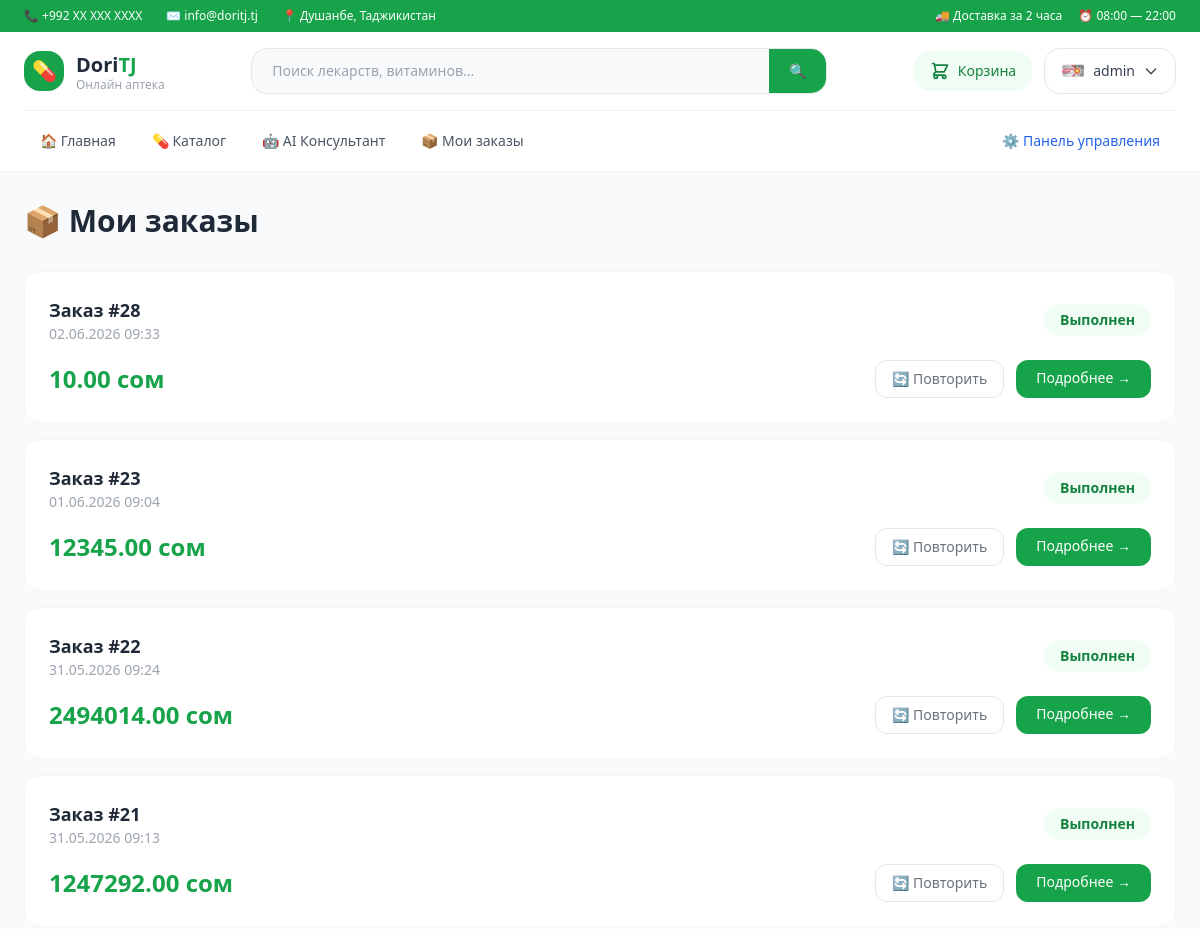
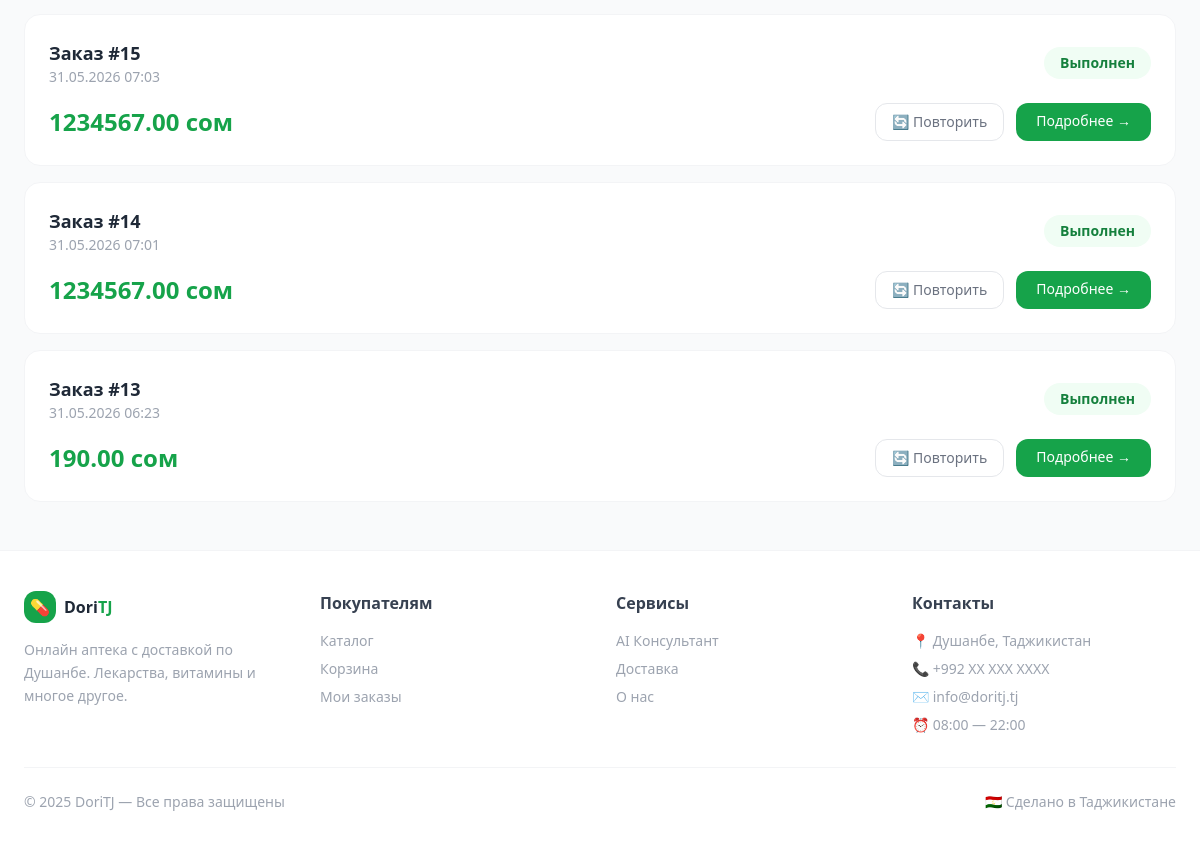
The page /orders/my-orders/ (signed in) on the database its author committed (2 pictures, top to bottom).
### accounts/models.py (models this page shows, shortened)
class User(AbstractUser):
    phone = models.CharField(max_length=20, blank=True)
    address = models.TextField(blank=True)
    birth_date = models.DateField(null=True, blank=True)
    avatar = models.ImageField(upload_to='avatars/', blank=True)
    age = models.PositiveIntegerField(null=True, blank=True)
    is_courier = models.BooleanField(default=False)
    is_manager = models.BooleanField(default=False)

### orders/models.py (models this page shows, shortened)
class Order(models.Model):
    STATUS_CHOICES = [
        ('pending', 'Ожидает'),
        ('confirmed', 'Подтверждён'),
        ('delivering', 'Доставляется'),
        ('done', 'Выполнен'),
        ('cancelled', 'Отменён'),
    ]
    PAYMENT_CHOICES = [
        ('cash', 'Наличными'),
        ('card', 'Картой'),
    ]
    user = models.ForeignKey(settings.AUTH_USER_MODEL, on_delete=models.CASCADE)
    address = models.TextField()
    status = models.CharField(max_length=20, choices=STATUS_CHOICES, default='pending')
    total = models.DecimalField(max_digits=10, decimal_places=2)
    prescription = models.ImageField(upload_to='prescriptions/', blank=True, null=True)
    created_at = models.DateTimeField(auto_now_add=True)
    courier_token = models.CharField(max_length=64, blank=True)
    payment_method = models.CharField(
        max_length=10,
        choices=PAYMENT_CHOICES,
        default='cash'
    )

### orders/views.py (the view)
# urls.py: path('my-orders/', views.my_orders, name='my_orders'),
@login_required
def my_orders(request):
    orders = Order.objects.filter(
        user=request.user
    ).order_by('-created_at')
    return render(request, 'my_orders.html', {'orders': orders})

### accounts/backend.py (called while the page is built)
    def get_user(self, user_id):
        try:
            return User.objects.get(pk=user_id)
        except User.DoesNotExist:
            return None

### templates/my_orders.html (shortened to what this page needs)
{% extends 'base.html' %}
{% block content %}
<h1 class="text-3xl font-bold text-gray-800 mb-8">📦 Мои заказы</h1>
{% for order in orders %}
<div class="bg-white rounded-2xl border border-gray-100 p-6 mb-4 hover:shadow-md transition">
    <div class="flex items-center justify-between mb-4">
        <div>
            <h3 class="font-bold text-gray-800 text-lg">Заказ #{{ order.pk }}</h3>
            <p class="text-gray-400 text-sm">{{ order.created_at|date:"d.m.Y H:i" }}</p>
        </div>
        <span class="px-4 py-1.5 rounded-full text-sm font-semibold
            {% if order.status == 'done' %}bg-green-50 text-green-700
            {% elif order.status == 'cancelled' %}bg-red-50 text-red-600
            {% elif order.status == 'delivering' %}bg-blue-50 text-blue-700
            {% else %}bg-orange-50 text-orange-600{% endif %}">
            {{ order.get_status_display }}
        </span>
    </div>
    <div class="flex items-center justify-between">
        <p class="text-2xl font-bold text-green-600">{{ order.total }} сом</p>
        <div class="flex gap-3">
            <a href="/orders/order/{{ order.pk }}/repeat/"
               class="text-sm text-gray-500 hover:text-green-600 border border-gray-200 px-4 py-2 rounded-xl hover:border-green-400 transition">
                🔄 Повторить
            </a>
            <a href="/orders/order/{{ order.pk }}/"
               class="text-sm bg-green-600 text-white px-5 py-2 rounded-xl hover:bg-green-700 transition">
                Подробнее →
            </a>
        </div>
    </div>
</div>
{% empty %}
<div class="text-center py-24">
    <div class="text-8xl mb-6">📦</div>
    <h2 class="text-2xl font-bold text-gray-700 mb-3">Заказов пока нет</h2>
    <a href="/catalog/" class="bg-green-600 text-white font-bold px-10 py-4 rounded-2xl hover:bg-green-700 transition text-lg">Перейти в каталог</a>
</div>
{% endfor %}
{% endblock %}

### templates/base.html (shortened to what this page needs)
<!DOCTYPE html>
<html lang="ru">
<head>
    <script src="https://cdn.tailwindcss.com"></script>
</head>
<body class="bg-gray-50 text-gray-800 min-h-screen flex flex-col">
<div class="bg-green-600 text-white text-xs py-2 px-6">
    <div class="max-w-7xl mx-auto flex items-center justify-between">
        <div class="flex items-center gap-6">
            <span>📞 +992 XX XXX XXXX</span>
            <span>✉️ info@doritj.tj</span>
            <span>📍 Душанбе, Таджикистан</span>
        </div>
        <div class="flex items-center gap-4">
            <span>🚚 Доставка за 2 часа</span>
            <span>⏰ 08:00 — 22:00</span>
        </div>
    </div>
</div>
<header class="bg-white shadow-sm sticky top-0 z-50">
    <div class="max-w-7xl mx-auto px-6">
        <div class="flex items-center justify-between py-4 border-b border-gray-100">
            <a href="{% url 'home' %}" class="flex items-center gap-3">
                <div class="w-10 h-10 bg-green-600 rounded-2xl flex items-center justify-center text-white text-xl">
                    💊
                </div>
                <div>
                    <span class="text-xl font-extrabold text-gray-800">Dori</span><span class="text-xl font-extrabold text-green-600">TJ</span>
                    <p class="text-xs text-gray-400 leading-none">Онлайн аптека</p>
                </div>
            </a>
            <form method="GET" action="{% url 'catalog' %}"
                  class="hidden md:flex flex-1 max-w-xl mx-8">
                <div class="flex w-full bg-gray-50 border border-gray-200 rounded-2xl overflow-hidden focus-within:border-green-400 focus-within:bg-white transition">
                    <input type="text" name="search"
                           placeholder="Поиск лекарств, витаминов..."
                           class="flex-1 bg-transparent px-5 py-3 text-sm focus:outline-none">
                    <button type="submit"
                            class="bg-green-600 text-white px-5 py-3 hover:bg-green-700 transition text-sm font-medium">
                        🔍
                    </button>
                </div>
            </form>
            <div class="flex items-center gap-3">
                {% if user.is_authenticated %}
                <a href="{% url 'cart' %}"
                   class="relative flex items-center gap-2 bg-green-50 text-green-700 px-4 py-2.5 rounded-2xl hover:bg-green-100 transition">
                    <svg class="w-5 h-5" fill="none" stroke="currentColor" viewBox="0 0 24 24">
                        <path stroke-linecap="round" stroke-linejoin="round" stroke-width="2"
                            d="M3 3h2l.4 2M7 13h10l4-8H5.4M7 13L5.4 5M7 13l-2.293 2.293c-.63.63-.184 1.707.707 1.707H17m0 0a2 2 0 100 4 2 2 0 000-4zm-8 2a2 2 0 11-4 0 2 2 0 014 0z"/>
                    </svg>
                    <span class="text-sm font-medium">Корзина</span>
                </a>
                <div class="relative group">
                    <button class="flex items-center gap-2 border border-gray-200 px-4 py-2.5 rounded-2xl text-sm font-medium text-gray-700 hover:border-green-400 hover:text-green-600 transition">
                        {% if user.avatar %}
                            <img src="{{ user.avatar.url }}" class="w-6 h-6 rounded-full object-cover">
                        {% else %}
                            <div class="w-6 h-6 rounded-full bg-green-100 flex items-center justify-center text-green-600 text-xs font-bold">
                                {{ user.username|first|upper }}
                            </div>
                        {% endif %}
                        {{ user.username }}
                        <svg class="w-4 h-4" fill="none" stroke="currentColor" viewBox="0 0 24 24">
                            <path stroke-linecap="round" stroke-linejoin="round" stroke-width="2" d="M19 9l-7 7-7-7"/>
                        </svg>
                    </button>
                </div>
                {% endif %}
            </div>
        </div>
        {% if user.is_authenticated %}
        <nav class="flex items-center gap-1 py-3">
            <a href="{% url 'home' %}"
               class="px-4 py-2 rounded-xl text-sm font-medium text-gray-600 hover:bg-green-50 hover:text-green-600 transition">
                🏠 Главная
            </a>
            {% if user.is_courier %}
                <a href="{% url 'courier_dashboard' %}"
                   class="px-4 py-2 rounded-xl text-sm font-medium bg-green-600 text-white hover:bg-green-700 transition">
                    🛵 Панель курьера
                </a>
            {% else %}
                <a href="{% url 'catalog' %}"
                   class="px-4 py-2 rounded-xl text-sm font-medium text-gray-600 hover:bg-green-50 hover:text-green-600 transition">
                    💊 Каталог
                </a>
                <a href="{% url 'consultant' %}"
                   class="px-4 py-2 rounded-xl text-sm font-medium text-gray-600 hover:bg-green-50 hover:text-green-600 transition">
                    🤖 AI Консультант
                </a>
                <a href="{% url 'my_orders' %}"
                   class="px-4 py-2 rounded-xl text-sm font-medium text-gray-600 hover:bg-green-50 hover:text-green-600 transition">
                    📦 Мои заказы
                </a>
                {% if user.is_staff %}
                <a href="{% url 'product_list' %}"
                   class="px-4 py-2 rounded-xl text-sm font-medium text-blue-600 hover:bg-blue-50 transition ml-auto">
                    ⚙️ Панель управления
                </a>
                {% endif %}
            {% endif %}
        </nav>
    {% endif %}
    </div>
</header>
<main class="max-w-7xl mx-auto px-6 py-8 flex-1 w-full">
    {% block content %}{% endblock %}
</main>
<footer class="bg-white border-t border-gray-100 mt-auto">
    <div class="max-w-7xl mx-auto px-6 py-10">
        <div class="grid grid-cols-1 md:grid-cols-4 gap-8 mb-8">
            <div>
                <div class="flex items-center gap-2 mb-4">
                    <div class="w-8 h-8 bg-green-600 rounded-xl flex items-center justify-center text-white">💊</div>
                    <span class="font-extrabold text-gray-800">Dori<span class="text-green-600">TJ</span></span>
                </div>
                <p class="text-gray-400 text-sm leading-relaxed">Онлайн аптека с доставкой по Душанбе. Лекарства, витамины и многое другое.</p>
            </div>
            <div>
                <h4 class="font-bold text-gray-700 mb-4">Покупателям</h4>
                <ul class="space-y-2 text-sm text-gray-400">
                    <li><a href="{% url 'catalog' %}" class="hover:text-green-600 transition">Каталог</a></li>
                    <li><a href="{% url 'cart' %}" class="hover:text-green-600 transition">Корзина</a></li>
                    <li><a href="{% url 'my_orders' %}" class="hover:text-green-600 transition">Мои заказы</a></li>
                </ul>
            </div>
            <div>
                <h4 class="font-bold text-gray-700 mb-4">Сервисы</h4>
                <ul class="space-y-2 text-sm text-gray-400">
                    <li><a href="{% url 'consultant' %}" class="hover:text-green-600 transition">AI Консультант</a></li>
                    <li><a href="#" class="hover:text-green-600 transition">Доставка</a></li>
                    <li><a href="#" class="hover:text-green-600 transition">О нас</a></li>
                </ul>
            </div>
            <div>
                <h4 class="font-bold text-gray-700 mb-4">Контакты</h4>
                <ul class="space-y-2 text-sm text-gray-400">
                    <li>📍 Душанбе, Таджикистан</li>
                    <li>📞 +992 XX XXX XXXX</li>
                    <li>✉️ info@doritj.tj</li>
                    <li>⏰ 08:00 — 22:00</li>
                </ul>
            </div>
        </div>
        <div class="border-t border-gray-100 pt-6 flex items-center justify-between text-sm text-gray-400">
            <span>© 2025 DoriTJ — Все права защищены</span>
            <span>🇹🇯 Сделано в Таджикистане</span>
        </div>
    </div>
</footer>
</body>
</html>

### rows shown on the page
User: avatar (picture), username "admin"
Order: pk "28", created_at "02.06.2026 09:33", status "Выполнен", total "10.00"
Order: pk "23", created_at "01.06.2026 09:04", status "Выполнен", total "12345.00"
Order: pk "22", created_at "31.05.2026 09:24", status "Выполнен", total "2494014.00"
Order: pk "21", created_at "31.05.2026 09:13", status "Выполнен", total "1247292.00"
Order: pk "15", created_at "31.05.2026 07:03", status "Выполнен", total "1234567.00"
Order: pk "14", created_at "31.05.2026 07:01", status "Выполнен", total "1234567.00"
Order: pk "13", created_at "31.05.2026 06:23", status "Выполнен", total "190.00"
